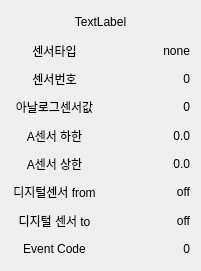
   <widget class="QWidget" name="verticalLayoutWidget_4">
    <property name="geometry">
     <rect>
      <x>860</x>
      <y>440</y>
      <width>201</width>
      <height>271</height>
     </rect>
    </property>
    <layout class="QVBoxLayout" name="verticalLayout_8">
     <item>
      <widget class="QLabel" name="label_3">
       <property name="text">
        <string>TextLabel</string>
       </property>
       <property name="alignment">
        <set>Qt::AlignCenter</set>
       </property>
      </widget>
     </item>
     <item>
      <layout class="QHBoxLayout" name="horizontalLayout_88">
       <item>
        <widget class="QLabel" name="label_8">
         <property name="text">
          <string>센서타입</string>
         </property>
         <property name="alignment">
          <set>Qt::AlignCenter</set>
         </property>
        </widget>
       </item>
       <item>
        <widget class="QLabel" name="label_9">
         <property name="text">
          <string>none</string>
         </property>
         <property name="alignment">
          <set>Qt::AlignRight|Qt::AlignTrailing|Qt::AlignVCenter</set>
         </property>
         <property name="margin">
          <number>3</number>
         </property>
        </widget>
       </item>
      </layout>
     </item>
     <item>
      <layout class="QHBoxLayout" name="horizontalLayout_89">
       <item>
        <widget class="QLabel" name="label_10">
         <property name="text">
          <string>센서번호</string>
         </property>
         <property name="alignment">
          <set>Qt::AlignCenter</set>
         </property>
        </widget>
       </item>
       <item>
        <widget class="QLabel" name="label_11">
         <property name="text">
          <string>0</string>
         </property>
         <property name="alignment">
          <set>Qt::AlignRight|Qt::AlignTrailing|Qt::AlignVCenter</set>
         </property>
         <property name="margin">
          <number>3</number>
         </property>
        </widget>
       </item>
      </layout>
     </item>
     <item>
      <layout class="QHBoxLayout" name="horizontalLayout_90">
       <item>
        <widget class="QLabel" name="label_12">
         <property name="text">
          <string>아날로그센서값</string>
         </property>
         <property name="alignment">
          <set>Qt::AlignCenter</set>
         </property>
        </widget>
       </item>
       <item>
        <widget class="QLabel" name="label_13">
         <property name="text">
          <string>0</string>
         </property>
         <property name="alignment">
          <set>Qt::AlignRight|Qt::AlignTrailing|Qt::AlignVCenter</set>
         </property>
         <property name="margin">
          <number>3</number>
         </property>
        </widget>
       </item>
      </layout>
     </item>
     <item>
      <layout class="QHBoxLayout" name="horizontalLayout_87">
       <item>
        <widget class="QLabel" name="label_6">
         <property name="text">
          <string>A센서 하한</string>
         </property>
         <property name="alignment">
          <set>Qt::AlignCenter</set>
         </property>
        </widget>
       </item>
       <item>
        <widget class="QLabel" name="label_7">
         <property name="text">
          <string>0.0</string>
         </property>
         <property name="alignment">
          <set>Qt::AlignRight|Qt::AlignTrailing|Qt::AlignVCenter</set>
         </property>
         <property name="margin">
          <number>3</number>
         </property>
        </widget>
       </item>
      </layout>
     </item>
     <item>
      <layout class="QHBoxLayout" name="horizontalLayout_91">
       <item>
        <widget class="QLabel" name="label_14">
         <property name="text">
          <string>A센서 상한</string>
         </property>
         <property name="alignment">
          <set>Qt::AlignCenter</set>
         </property>
        </widget>
       </item>
       <item>
        <widget class="QLabel" name="label_15">
         <property name="text">
          <string>0.0</string>
         </property>
         <property name="alignment">
          <set>Qt::AlignRight|Qt::AlignTrailing|Qt::AlignVCenter</set>
         </property>
         <property name="margin">
          <number>3</number>
         </property>
        </widget>
       </item>
      </layout>
     </item>
     <item>
      <layout class="QHBoxLayout" name="horizontalLayout_92">
       <item>
        <widget class="QLabel" name="label_16">
         <property name="text">
          <string>디지털센서 from</string>
         </property>
         <property name="alignment">
          <set>Qt::AlignCenter</set>
         </property>
        </widget>
       </item>
       <item>
        <widget class="QLabel" name="label_17">
         <property name="text">
          <string>off</string>
         </property>
         <property name="alignment">
          <set>Qt::AlignRight|Qt::AlignTrailing|Qt::AlignVCenter</set>
         </property>
         <property name="margin">
          <number>3</number>
         </property>
        </widget>
       </item>
      </layout>
     </item>
     <item>
      <layout class="QHBoxLayout" name="horizontalLayout_93">
       <item>
        <widget class="QLabel" name="label_18">
         <property name="text">
          <string>디지털 센서 to</string>
         </property>
         <property name="alignment">
          <set>Qt::AlignCenter</set>
         </property>
        </widget>
       </item>
       <item>
        <widget class="QLabel" name="label_19">
         <property name="text">
          <string>off</string>
         </property>
         <property name="alignment">
          <set>Qt::AlignRight|Qt::AlignTrailing|Qt::AlignVCenter</set>
         </property>
         <property name="margin">
          <number>3</number>
         </property>
        </widget>
       </item>
      </layout>
     </item>
     <item>
      <layout class="QHBoxLayout" name="horizontalLayout_74">
       <item>
        <widget class="QLabel" name="label_4">
         <property name="text">
          <string>Event Code</string>
         </property>
         <property name="alignment">
          <set>Qt::AlignCenter</set>
         </property>
        </widget>
       </item>
       <item>
        <widget class="QLabel" name="label_5">
         <property name="text">
          <string>0</string>
         </property>
         <property name="alignment">
          <set>Qt::AlignRight|Qt::AlignTrailing|Qt::AlignVCenter</set>
         </property>
         <property name="margin">
          <number>3</number>
         </property>
        </widget>
       </item>
      </layout>
     </item>
    </layout>
   </widget>
